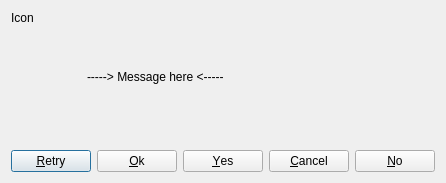
<?xml version="1.0" encoding="UTF-8"?>
<ui version="4.0">
 <class>dlgWndModal</class>
 <widget class="QDialog" name="dlgWndModal">
  <property name="geometry">
   <rect>
    <x>0</x>
    <y>0</y>
    <width>425</width>
    <height>183</height>
   </rect>
  </property>
  <property name="windowTitle">
   <string>dlgWndModal</string>
  </property>
  <property name="modal">
   <bool>true</bool>
  </property>
  <layout class="QGridLayout">
   <item row="0" column="0">
    <widget class="QLabel" name="lblIcon">
     <property name="sizePolicy">
      <sizepolicy hsizetype="Preferred" vsizetype="Preferred">
       <horstretch>1</horstretch>
       <verstretch>0</verstretch>
      </sizepolicy>
     </property>
     <property name="text">
      <string>Icon</string>
     </property>
    </widget>
   </item>
   <item row="0" column="1" rowspan="2">
    <widget class="QLabel" name="lblMessage">
     <property name="sizePolicy">
      <sizepolicy hsizetype="Expanding" vsizetype="Expanding">
       <horstretch>5</horstretch>
       <verstretch>0</verstretch>
      </sizepolicy>
     </property>
     <property name="text">
      <string>-----&gt; Message here &lt;-----</string>
     </property>
    </widget>
   </item>
   <item row="1" column="0">
    <spacer>
     <property name="orientation">
      <enum>Qt::Vertical</enum>
     </property>
     <property name="sizeHint" stdset="0">
      <size>
       <width>20</width>
       <height>40</height>
      </size>
     </property>
    </spacer>
   </item>
   <item row="2" column="0" colspan="2">
    <layout class="QHBoxLayout">
     <item>
      <spacer>
       <property name="orientation">
        <enum>Qt::Horizontal</enum>
       </property>
       <property name="sizeHint" stdset="0">
        <size>
         <width>40</width>
         <height>20</height>
        </size>
       </property>
      </spacer>
     </item>
     <item>
      <widget class="QPushButton" name="btnRetry">
       <property name="text">
        <string>&amp;Retry</string>
       </property>
      </widget>
     </item>
     <item>
      <widget class="QPushButton" name="btnOk">
       <property name="text">
        <string>&amp;Ok</string>
       </property>
      </widget>
     </item>
     <item>
      <widget class="QPushButton" name="btnYes">
       <property name="text">
        <string>&amp;Yes</string>
       </property>
      </widget>
     </item>
     <item>
      <widget class="QPushButton" name="btnCancel">
       <property name="text">
        <string>&amp;Cancel</string>
       </property>
      </widget>
     </item>
     <item>
      <widget class="QPushButton" name="btnNo">
       <property name="text">
        <string>&amp;No</string>
       </property>
      </widget>
     </item>
    </layout>
   </item>
  </layout>
 </widget>
 <layoutdefault spacing="6" margin="11"/>
 <resources/>
 <connections/>
</ui>
